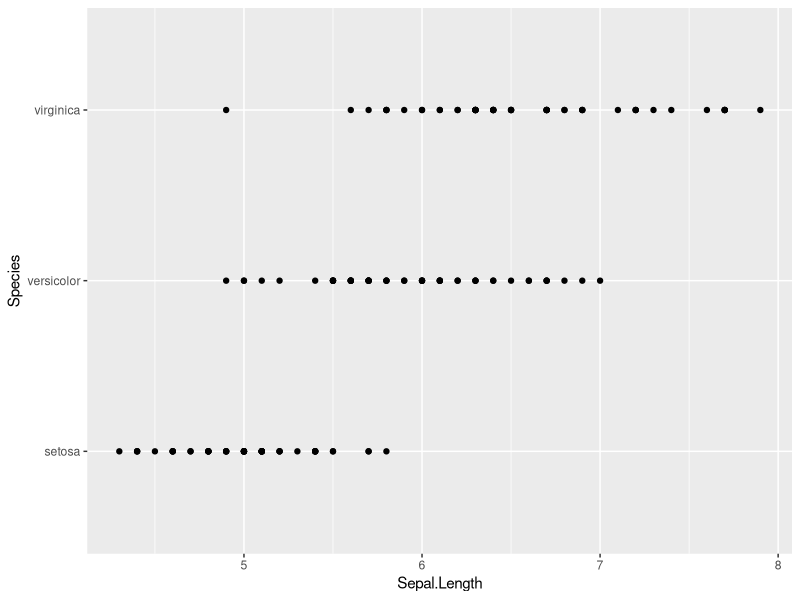
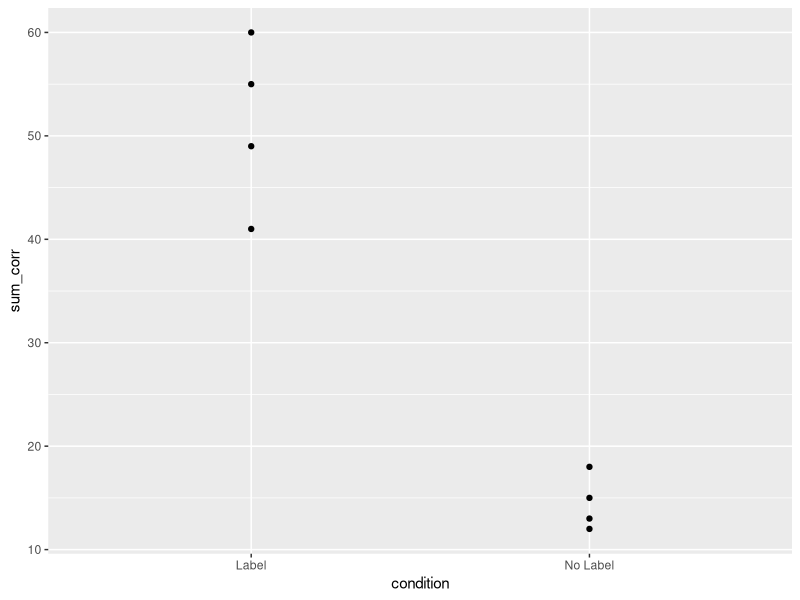
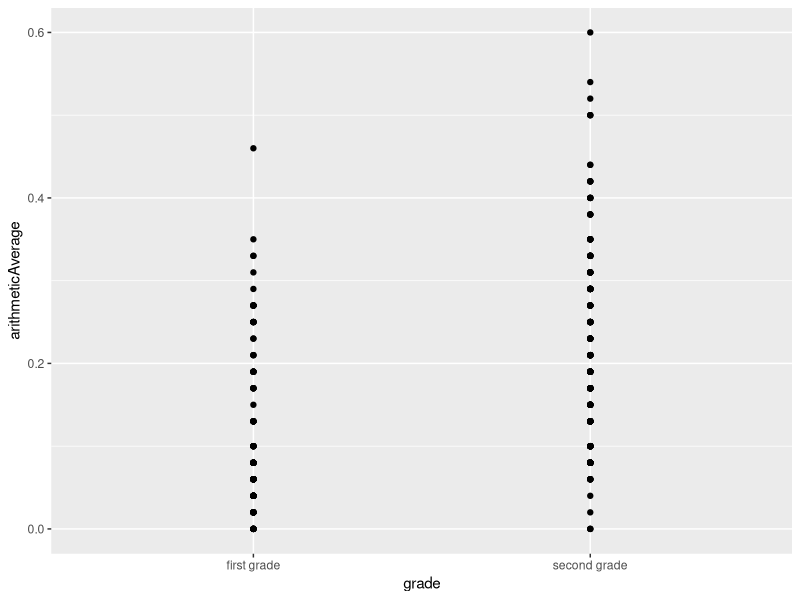
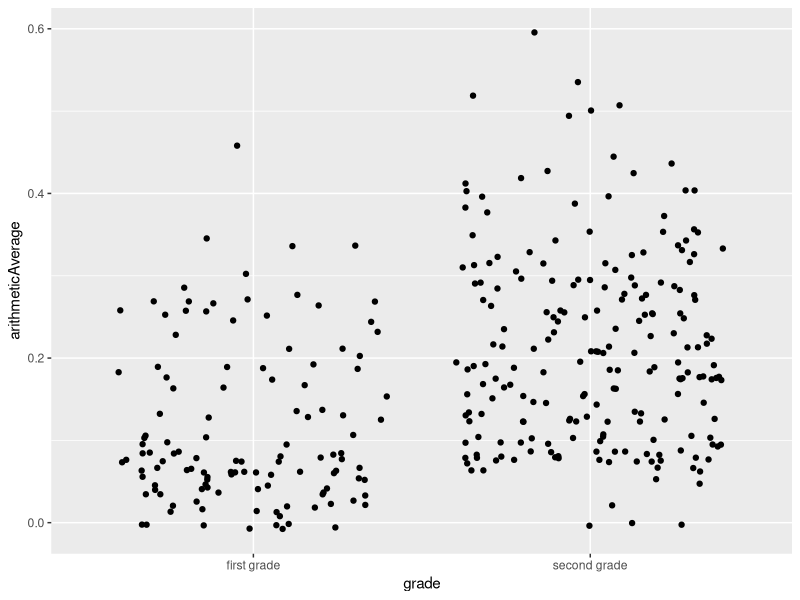
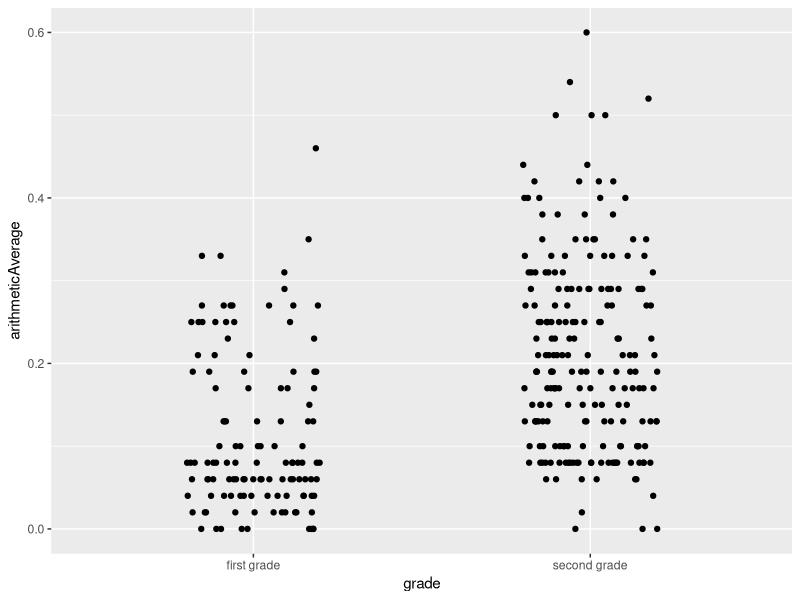
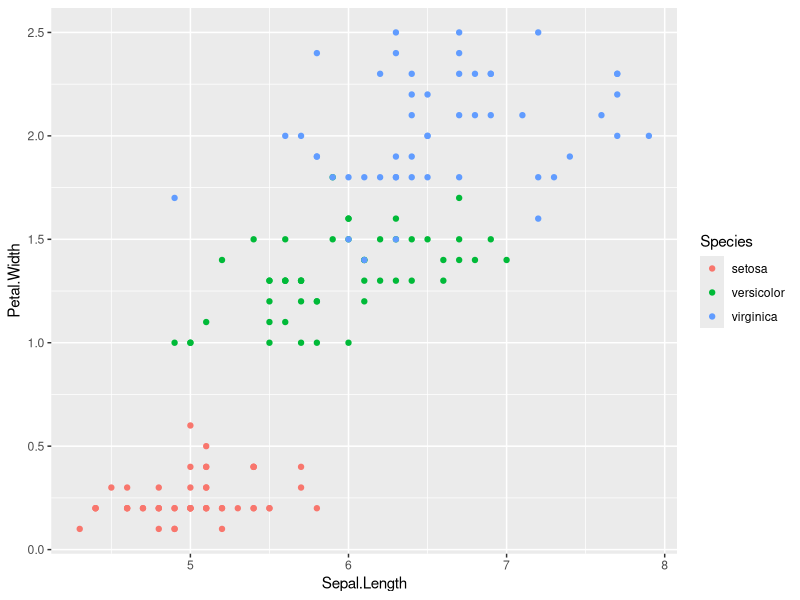
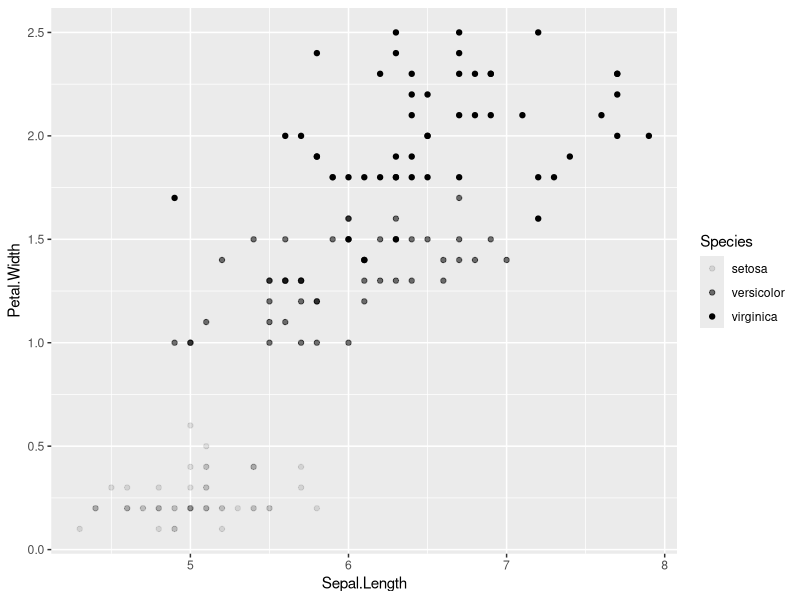
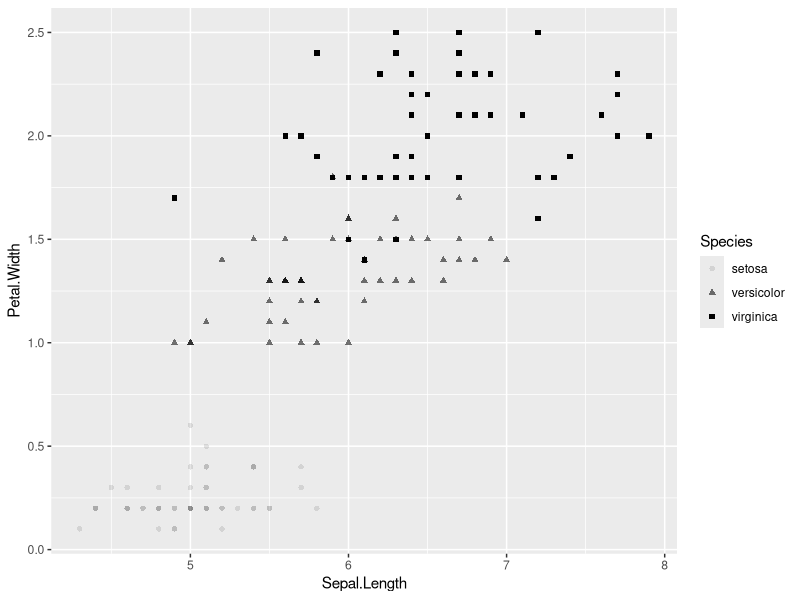

These figures' R source, in order: (Note: this script raises an error after producing the figures.)
## ---- chunk 1
#install.packages(c("tidyverse","knitr", "Hmisc"))
## ---- chunk 2
library(tidyverse)
library(knitr)
library(broom)
library(Hmisc)

# some useful settings (options) ------------------------------------
options(tibble.width = 300,
        dplyr.width = 300)
# these make datasets easier to see when they get displayed on screen
# later, you can mess with them and see what they do if you want.
## ---- chunk 3
?mean
?diamonds
#(mean is a function, diamonds is a dataset)
## ---- chunk 4
ma_data <- read_csv("datasets/mental_abacus_data.csv")
ps_data <- read_csv("datasets/pragmatic_scales_data.csv")

## ---- chunk 5
summary(ma_data)
View(ps_data)
glimpse(ma_data)
## ---- chunk 6
ps_data_bysubj_cond <- ps_data %>% #take your dataset
  group_by(subid, condition) %>% #retain subject and condition, collapse everything else, i.e. item 
  summarise(mean_corr = mean(correct, na.rm = TRUE),#create mean for each subj,cond
            sum_corr = sum(correct, na.rm = TRUE))# create sum for each subj,cond

ps_data_byitem_cond <- ps_data %>% #take your dataset
  group_by(item, condition) %>% #retain subject and item, collapse everything else, i.e. subj 
  summarise(mean_corr = mean(correct, na.rm = TRUE),#create mean for each item,cond
            sum_corr = sum(correct, na.rm = TRUE))# create sum for each item,cond

## ---- chunk 7
?iris
## ---- chunk 8
ggplot(data = iris)+
   geom_point(mapping = aes(x=Sepal.Length,
                            y =Species))
## ---- chunk 9
ggplot(data = ps_data_byitem_cond)+
  geom_point(mapping = aes(x=condition,
                           y =sum_corr))
ps_data_byitem_cond
## ---- chunk 10
ggplot(data = ma_data)+
  geom_point(mapping = aes(x=grade,
                           y =arithmeticAverage))
ma_data
## ---- chunk 11
ggplot(data = ma_data)+
  geom_jitter(mapping = aes(x = grade,
                            y = arithmeticAverage))
## ---- chunk 12
ggplot(data = ma_data)+
  geom_jitter(mapping = aes(x=grade,
                            y =arithmeticAverage),
              width = .2,
              height = 0)
## ---- chunk 13
ggplot(data = iris)+
  geom_point(mapping = aes(x=Sepal.Length,
                           y =Petal.Width,
                           color = Species))
## ---- chunk 14
ggplot(data = iris)+
  geom_point(mapping = aes(x=Sepal.Length,
                           y =Petal.Width,
                           alpha = Species))

## ---- chunk 15
ggplot(data = iris)+
  geom_point(mapping = aes(x=Sepal.Length,
                           y =Petal.Width,
                           shape = Species,
                           alpha = Species))
## ---- chunk 16
ggplot(data = iris)+
  geom_point(mapping = aes(x=Sepal.Length,
                           y =Petal.Width,
                           size = Species))

## ---- chunk 17
ggplot(data = iris)+
  geom_point(mapping = aes(x=Sepal.Length,
                           y =Petal.Width),
             size = 4)
## ---- chunk 18
ggplot(data = iris)+
  geom_point(mapping = aes(x=Sepal.Length,
                           y =Petal.Width))+
  facet_wrap(facets = ~Species)
## ---- chunk 19
ggplot(data = ma_data, aes(x= factor(year),#this just makes it treat year as a factor
                           y= arithmeticAverage, 
                           group = subid))+# group keeps the 'unit' at subid
  geom_point()+
  geom_line()
## ---- chunk 20
ggplot(data = ps_data_byitem_cond, mapping = aes(x=condition,
                                                 y=mean_corr))+
  geom_point()+

  geom_hline(yintercept = .5)+ #hey, this adds a line!
  geom_text(label = "1b", x = .7, y= .2, color = "purple")# this but '1b' in the corner!
## ---- chunk 21
ggplot(data = ma_data, aes(x=gonogo))+
  geom_histogram(binwidth=.10)

## ---- chunk 22
ggplot(data = ps_data_bysubj_cond, aes(x=condition, y = mean_corr))+
  geom_boxplot()

## ---- chunk 23
ggplot(data = ps_data_bysubj_cond, aes(x=condition, y = mean_corr))+
  geom_violin()

## ---- chunk 24
ggplot(data = ps_data_bysubj_cond, aes(x=condition, y = mean_corr))+
  geom_violin()+
  geom_jitter(width=.1, height=.01, shape =1)# i like shape #1 for legibility
## ---- chunk 25
ggplot(data = ma_data, mapping = aes(x = arithmeticTotal, y = gonogo)) + 
  geom_point(mapping = aes(color = grade)) + 
  stat_smooth()
## ---- chunk 26
ggplot(data = ma_data, mapping = aes(x = arithmeticTotal, y = gonogo, color = grade)) + 
  geom_point() + 
  stat_smooth()
## ---- chunk 27
ggplot(data = ma_data, mapping = aes(x = arithmeticTotal, y = gonogo, color = grade)) + 
  geom_point() + 
  stat_smooth(data = filter(ma_data,grade=="first grade"))# the smoother only gets grade 1 data!
## ---- chunk 28
ggplot(data = ma_data, mapping = aes(x = arithmeticTotal, y = gonogo, color = grade)) + 
  geom_point() + #the points include everyone
  stat_smooth(data = filter(ma_data,group != "MA"), 
              se = FALSE) # but the smoother doesn't see MA group
## ---- chunk 29
ggplot(data = ma_data, mapping = aes(x = arithmeticTotal, y = gonogo)) + 
  geom_point(aes(color = grade)) + 
  stat_smooth()
## ---- chunk 30
ggplot(data = ma_data, mapping = aes(x = arithmeticTotal, y = gonogo)) + 
  geom_point(aes(color = grade)) + 
  stat_smooth( method="lm")
## ---- chunk 31
ggplot(data = ps_data, aes(x = condition, y = correct)) + 
  stat_summary(fun.y=mean, 
               na.rm=T, 
               geom = "bar")
## ---- chunk 32
ggplot(data = ps_data, aes(x = condition, y = correct)) + 
  stat_summary(fun.data = mean_cl_boot, geom = "pointrange") #fun.data, not fun.y!

## ---- chunk 33
ggplot(data = ps_data, aes(x = condition, y = correct)) + 
  stat_summary(fun.y = mean, na.rm=T, geom = "bar")+
  stat_summary(fun.data = mean_cl_boot, geom = "pointrange")
## ---- chunk 34
ggplot(data = ps_data_bysubj_cond, aes(x=condition, y = mean_corr))+
  geom_violin()+
  stat_summary(fun.data=mean_cl_normal, geom = "pointrange")
## ---- chunk 35
ggplot(data = ma_data) + 
  geom_bar(mapping = aes(x = woodcockTotal, fill = grade), position = "fill")

ggplot(data = ma_data) + 
  geom_bar(mapping = aes(x = woodcockTotal, fill = grade), position = "stack")

ggplot(data = ma_data) + 
  geom_bar(mapping = aes(x = woodcockTotal, fill = grade), position = "dodge")
## ---- chunk 36
?ggsave()
## ---- chunk 37
mygraph <- ggplot(data = iris)+
  geom_point(mapping = aes(x=Sepal.Length,
                           y =Petal.Width,
                           color = Species))

mygraph
ggsave("mygraph.pdf",plot = mygraph,dpi = 100)
## ---- chunk 38
